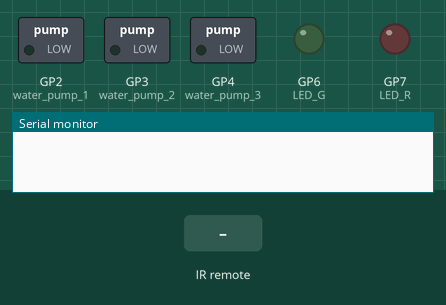
A sketch run on a simulated Raspberry Pi Pico. Parts: switched loads named in the sketch (green lamp = pin HIGH), output pins drawn as LEDs (lit = HIGH), the last lines printed to the serial monitor. The test bench sets the inputs (shaded band).

Above: at 1.2 s.
1.3 s: infrared code 0x40 received
At 2.0 s:
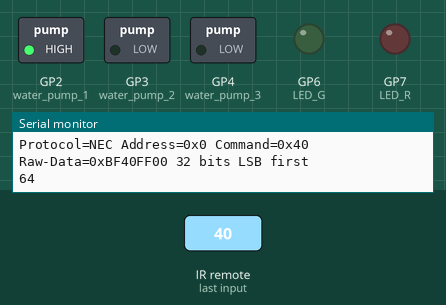
2.8 s: infrared code 0x40 received
At 3.1 s:
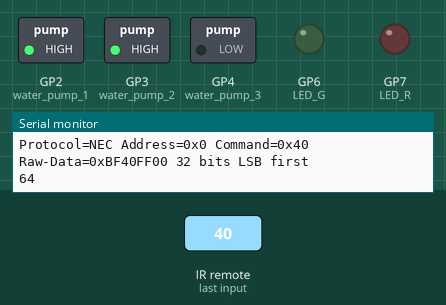
4.3 s: infrared code 0x19 received
At 5.5 s:
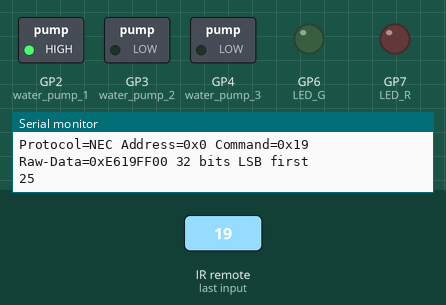
Timing chart, 0 to 7.3 s (numbered marks = the images above; inputs shaded):
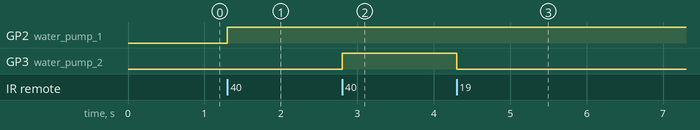

The sketch:

Basic_5_IR_remote_control_water_pumps.ino
```cpp
#include <IRremote.h>     // IR remote header file
#include <Arduino.h>
#include "PinDefinitionsAndMore.h"
#include <IRremote.hpp>  // include the library

#define water_pump_1 2
#define water_pump_2 3
#define water_pump_3 4

#define IR_RECEIVER_PIN 5
#define DECODE_NEC

#define LED_G  6  // Green_LED
#define LED_R  7  // Red_LED

void setup() {
    Serial.begin(115200);

    pinMode(LED_G, OUTPUT);
    pinMode(LED_R, OUTPUT);

    pinMode(water_pump_1, OUTPUT);
    pinMode(water_pump_2, OUTPUT);
    pinMode(water_pump_3, OUTPUT);

    // enable IR
    IrReceiver.begin(IR_RECEIVER_PIN, ENABLE_LED_FEEDBACK);

    printActiveIRProtocols(&Serial);
}

int count = 3;
int channel = 0;
const int flag = 3;  // three channels

void loop() {
   if (IrReceiver.decode()) {
    /*
      * print a summary of received data
      */
    if (IrReceiver.decodedIRData.protocol == UNKNOWN) {
      Serial.println(F("Received noise or an unknown (or not yet enabled )protocol"));
      // we have an unknown protocol here, print extend info
      IrReceiver.printIRResultRawFormatted(&Serial, true);
      IrReceiver.resume();
      // Do it here to preserve raw data for printing with printIRResultRawFormatted()
    } else {
      IrReceiver.resume();
      IrReceiver.printIRResultShort(&Serial);
      IrReceiver.printIRSendUsage(&Serial);
    }
    Serial.println();
    Serial.println(IrReceiver.decodedIRData.command);

    if (IrReceiver.decodedIRData.command == 0x40 && count % flag == 0) {
      // press on button on IR controller will generate this data 0x40
      digitalWrite(LED_G, HIGH); // turn on green led
      count+=1;  // add to count variable
      digitalWrite(water_pump_1, HIGH); // turn on the water pump 1.
      IrReceiver.resume(); // resume IR
      digitalWrite(LED_G, LOW);

    } else if (IrReceiver.decodedIRData.command == 0x40 && count % flag == 1) {
      digitalWrite(LED_G, HIGH); // turn on green led
      count+=1;  // add to count variable
      digitalWrite(water_pump_2, HIGH); // turn on the water pump 2.
      IrReceiver.resume(); // resume IR
       digitalWrite(LED_G, LOW);
    } else if (IrReceiver.decodedIRData.command == 0x40 && count % flag == 2) {
      digitalWrite(LED_G, HIGH); // turn on green led
      count+=1;  // add to count variable
      digitalWrite(water_pump_3, HIGH); // turn on the water pump 3.
      IrReceiver.resume(); // resume IR
       digitalWrite(LED_G, LOW);
    } else if (IrReceiver.decodedIRData.command == 0x19 && count % flag == 1) {
      digitalWrite(LED_R, HIGH); // turn off green led
      count+=1;  // add to count variable
      digitalWrite(water_pump_1, LOW); // turn on the water pump 1.
      IrReceiver.resume();
      digitalWrite(LED_R, LOW); // turn on red led

    } else if (IrReceiver.decodedIRData.command == 0x19 && count % flag == 2) {
      digitalWrite(LED_R, HIGH); // turn off green led
      count+=1;  // add to count variable
      digitalWrite(water_pump_2, LOW); // turn on the water pump 1.
      IrReceiver.resume();
      digitalWrite(LED_R, LOW); // turn on red led

    } else if (IrReceiver.decodedIRData.command == 0x19 && count % flag == 0) {
      digitalWrite(LED_R, HIGH); // turn off green led
      count+=1;  // add to count variable
      digitalWrite(water_pump_3, LOW); // turn on the water pump 1.
      IrReceiver.resume();
      digitalWrite(LED_R, LOW); // turn on red led
    }
   }
}
```

PinDefinitionsAndMore.h
```cpp
// (licence header left out)
/*
 * Pin mapping table for different platforms
 *
 * Platform     IR input    IR output   Tone      Core/Pin schema
 * --------------------------------------------------------------
 * DEFAULT/AVR  2           3           4         Arduino
 * ATtinyX5     0|PB0       4|PB4       3|PB3     ATTinyCore
 * ATtiny167    3|PA3       2|PA2       7|PA7     ATTinyCore
 * ATtiny167    9|PA3       8|PA2       5|PA7     Digispark original core
 * ATtiny84      |PB2        |PA4        |PA3     ATTinyCore
 * ATtiny88     3|PD3       4|PD4       9|PB1     ATTinyCore
 * ATtiny3217  18|PA1      19|PA2      20|PA3     MegaTinyCore
 * ATtiny1604   2           3|PA5       %
 * ATtiny816   14|PA1      16|PA3       1|PA5     MegaTinyCore
 * ATtiny1614   8|PA1      10|PA3       1|PA5     MegaTinyCore
 * SAMD21       3           4           5
 * ESP8266      14|D5       12|D6       %
 * ESP32        15          4          27
 * ESP32-C3     6           7          10
 * BluePill     PA6         PA7       PA3
 * APOLLO3      11          12          5
 * RP2040       3|GPIO15    4|GPIO16    5|GPIO17
 */
//#define _IR_MEASURE_TIMING // For debugging purposes.

#if defined(__AVR__)
#if defined(__AVR_ATtiny25__) || defined(__AVR_ATtiny45__) || defined(__AVR_ATtiny85__) // Digispark board. For use with ATTinyCore.
#include "ATtinySerialOut.hpp" // TX is at pin 2 - Available as Arduino library "ATtinySerialOut". Saves 700 bytes program memory and 70 bytes RAM for ATtinyCore.
#define IR_RECEIVE_PIN  PIN_PB0
#define IR_SEND_PIN     PIN_PB4 // Pin 2 is serial output with ATtinySerialOut. Pin 1 is internal LED and Pin3 is USB+ with pullup on Digispark board.
#define TONE_PIN        PIN_PB3
#define _IR_TIMING_TEST_PIN PIN_PB3

#  elif defined(__AVR_ATtiny87__) || defined(__AVR_ATtiny167__) // Digispark pro board
#include "ATtinySerialOut.hpp" // Available as Arduino library "ATtinySerialOut"
// For ATtiny167 Pins PB6 and PA3 are usable as interrupt source.
#  if defined(ARDUINO_AVR_DIGISPARKPRO)
// For use with Digispark original core
#define IR_RECEIVE_PIN   9 // PA3 - on Digispark board labeled as pin 9
//#define IR_RECEIVE_PIN  14 // PB6 / INT0 is connected to USB+ on DigisparkPro boards
#define IR_SEND_PIN      8 // PA2 - on Digispark board labeled as pin 8
#define TONE_PIN         5 // PA7 - on Digispark board labeled as pin 5
#define _IR_TIMING_TEST_PIN 10 // PA4
#  else
// For use with ATTinyCore
#define IR_RECEIVE_PIN  PIN_PA3 // On Digispark board labeled as pin 9 - INT0 is connected to USB+ on DigisparkPro boards
#define IR_SEND_PIN     PIN_PA2 // On Digispark board labeled as pin 8
#define TONE_PIN        PIN_PA7 // On Digispark board labeled as pin 5
#  endif

#  elif defined(__AVR_ATtiny84__) // For use with ATTinyCore
#include "ATtinySerialOut.hpp" // Available as Arduino library "ATtinySerialOut". Saves 128 bytes program memory.
#define IR_RECEIVE_PIN   PIN_PB2 // INT0
#define IR_SEND_PIN      PIN_PA4
#define TONE_PIN         PIN_PA3
#define _IR_TIMING_TEST_PIN PIN_PA5

#  elif defined(__AVR_ATtiny88__) // MH-ET Tiny88 board. For use with ATTinyCore.
#include "ATtinySerialOut.hpp" // Available as Arduino library "ATtinySerialOut". Saves 128 bytes program memory.
// Pin 6 is TX, pin 7 is RX
#define IR_RECEIVE_PIN   PIN_PD3 // 3 - INT1
#define IR_SEND_PIN      PIN_PD4 // 4
#define TONE_PIN         PIN_PB1 // 9
#define _IR_TIMING_TEST_PIN PIN_PB0 // 8

#  elif defined(__AVR_ATtiny1616__)  || defined(__AVR_ATtiny3216__) || defined(__AVR_ATtiny3217__) // For use with megaTinyCore
// Tiny Core Dev board
// https://www.tindie.com/products/xkimi/tiny-core-16-dev-board-attiny1616/ - Out of Stock
// https://www.tindie.com/products/xkimi/tiny-core-32-dev-board-attiny3217/ - Out of Stock
#define IR_RECEIVE_PIN   PIN_PA1 // use 18 instead of PIN_PA1 for TinyCore32
#define IR_SEND_PIN      PIN_PA2 // 19
#define TONE_PIN         PIN_PA3 // 20
#define APPLICATION_PIN  PIN_PA0 // 0
#undef LED_BUILTIN               // No LED available on the TinyCore 32 board, take the one on the programming board which is connected to the DAC output
#define LED_BUILTIN      PIN_PA6 // use 2 instead of PIN_PA6 for TinyCore32

#  elif defined(__AVR_ATtiny816__) // For use with megaTinyCore
#define IR_RECEIVE_PIN  PIN_PA1 // 14
#define IR_SEND_PIN     PIN_PA1 // 16
#define TONE_PIN        PIN_PA5 // 1
#define APPLICATION_PIN PIN_PA4 // 0
#undef LED_BUILTIN              // No LED available, take the one which is connected to the DAC output
#define LED_BUILTIN     PIN_PB5 // 4

#  elif defined(__AVR_ATtiny1614__) // For use with megaTinyCore
#define IR_RECEIVE_PIN   PIN_PA1 // 8
#define IR_SEND_PIN      PIN_PA3 // 10
#define TONE_PIN         PIN_PA5 // 1
#define APPLICATION_PIN  PIN_PA4 // 0

#  elif defined(__AVR_ATtiny1604__) // For use with megaTinyCore
#define IR_RECEIVE_PIN   PIN_PA6 // 2 - To be compatible with interrupt example, pin 2 is chosen here.
#define IR_SEND_PIN      PIN_PA7 // 3
#define APPLICATION_PIN  PIN_PB2 // 5

#define tone(...) void()      // Define as void, since TCB0_INT_vect is also used by tone()
#define noTone(a) void()
#define TONE_PIN         42 // Dummy for examples using it

#  elif defined(__AVR_ATmega1284__) || defined(__AVR_ATmega1284P__) \
|| defined(__AVR_ATmega644__) || defined(__AVR_ATmega644P__) \
|| defined(__AVR_ATmega324P__) || defined(__AVR_ATmega324A__) \
|| defined(__AVR_ATmega324PA__) || defined(__AVR_ATmega164A__) \
|| defined(__AVR_ATmega164P__) || defined(__AVR_ATmega32__) \
|| defined(__AVR_ATmega16__) || defined(__AVR_ATmega8535__) \
|| defined(__AVR_ATmega64__) || defined(__AVR_ATmega128__) \
|| defined(__AVR_ATmega1281__) || defined(__AVR_ATmega2561__) \
|| defined(__AVR_ATmega8515__) || defined(__AVR_ATmega162__)
#define IR_RECEIVE_PIN      2
#define IR_SEND_PIN        13
#define TONE_PIN            4
#define APPLICATION_PIN     5
#define ALTERNATIVE_IR_FEEDBACK_LED_PIN 6 // E.g. used for examples which use LED_BUILDIN for example output.
#define _IR_TIMING_TEST_PIN 7

#  else // Default as for ATmega328 like on Uno, Nano, Leonardo, Teensy 2.0 etc.
#define IR_RECEIVE_PIN      2 // To be compatible with interrupt example, pin 2 is chosen here.
#define IR_SEND_PIN         3
#define TONE_PIN            4
#define APPLICATION_PIN     5
#define ALTERNATIVE_IR_FEEDBACK_LED_PIN 6 // E.g. used for examples which use LED_BUILDIN for example output.
#define _IR_TIMING_TEST_PIN 7

#    if defined(ARDUINO_AVR_PROMICRO) // Sparkfun Pro Micro is __AVR_ATmega32U4__ but has different external circuit
// We have no built in LED at pin 13 -> reuse RX LED
#undef LED_BUILTIN
#define LED_BUILTIN         LED_BUILTIN_RX
#    endif
#  endif // defined(__AVR_ATtiny25__)...

#elif defined(ARDUINO_ARCH_RENESAS_UNO) // Uno R4
// To be compatible with Uno R3.
#define IR_RECEIVE_PIN      2
#define IR_SEND_PIN         3
#define TONE_PIN            4
#define APPLICATION_PIN     5
#define ALTERNATIVE_IR_FEEDBACK_LED_PIN 6 // E.g. used for examples which use LED_BUILDIN for example output.
#define _IR_TIMING_TEST_PIN 7

#elif defined(ESP8266)
#define FEEDBACK_LED_IS_ACTIVE_LOW // The LED on my board (D4) is active LOW
#define IR_RECEIVE_PIN          14 // D5
#define IR_SEND_PIN             12 // D6 - D4/pin 2 is internal LED
#define _IR_TIMING_TEST_PIN      2 // D4
#define APPLICATION_PIN         13 // D7

#define tone(...) void()      // tone() inhibits receive timer
#define noTone(a) void()
#define TONE_PIN                42 // Dummy for examples using it

#elif defined(CONFIG_IDF_TARGET_ESP32C3) || defined(ARDUINO_ESP32C3_DEV)
#define NO_LED_FEEDBACK_CODE   // The  WS2812 on pin 8 of AI-C3 board crashes if used as receive feedback LED, other I/O pins are working...
#define IR_RECEIVE_PIN           6
#define IR_SEND_PIN              7
#define TONE_PIN                10
#define APPLICATION_PIN         18

#elif defined(ESP32)
#include <Arduino.h>

// tone() is included in ESP32 core since 2.0.2
#if !defined(ESP_ARDUINO_VERSION_VAL)
#define ESP_ARDUINO_VERSION_VAL(major, minor, patch) 12345678
#endif
#if ESP_ARDUINO_VERSION  <= ESP_ARDUINO_VERSION_VAL(2, 0, 2)
#define TONE_LEDC_CHANNEL        1  // Using channel 1 makes tone() independent of receiving timer -> No need to stop receiving timer.
void tone(uint8_t aPinNumber, unsigned int aFrequency){
    ledcAttachPin(aPinNumber, TONE_LEDC_CHANNEL);
    ledcWriteTone(TONE_LEDC_CHANNEL, aFrequency);
}
void tone(uint8_t aPinNumber, unsigned int aFrequency, unsigned long aDuration){
    ledcAttachPin(aPinNumber, TONE_LEDC_CHANNEL);
    ledcWriteTone(TONE_LEDC_CHANNEL, aFrequency);
    delay(aDuration);
    ledcWriteTone(TONE_LEDC_CHANNEL, 0);
}
void noTone(uint8_t aPinNumber){
    ledcWriteTone(TONE_LEDC_CHANNEL, 0);
}
#endif // ESP_ARDUINO_VERSION  <= ESP_ARDUINO_VERSION_VAL(2, 0, 2)

#define IR_RECEIVE_PIN          15  // D15
#define IR_SEND_PIN              4  // D4
#define TONE_PIN                27  // D27 25 & 26 are DAC0 and 1
#define APPLICATION_PIN         16  // RX2 pin

#elif defined(ARDUINO_ARCH_STM32) || defined(ARDUINO_ARCH_STM32F1) // BluePill
// Timer 3 blocks PA6, PA7, PB0, PB1 for use by Servo or tone()
#define IR_RECEIVE_PIN          PA6
#define IR_RECEIVE_PIN_STRING   "PA6"
#define IR_SEND_PIN             PA7
#define IR_SEND_PIN_STRING      "PA7"
#define TONE_PIN                PA3
#define _IR_TIMING_TEST_PIN     PA5
#define APPLICATION_PIN         PA2
#define APPLICATION_PIN_STRING  "PA2"
#  if defined(ARDUINO_GENERIC_STM32F103C) || defined(ARDUINO_BLUEPILL_F103C8)
// BluePill LED is active low
#define FEEDBACK_LED_IS_ACTIVE_LOW
#  endif

#elif defined(ARDUINO_ARCH_APOLLO3) // Sparkfun Apollo boards
#define IR_RECEIVE_PIN  11
#define IR_SEND_PIN     12
#define TONE_PIN         5

#elif defined(ARDUINO_ARCH_MBED) && defined(ARDUINO_ARCH_MBED_NANO) // Arduino Nano 33 BLE
#define IR_RECEIVE_PIN      3   // GPIO15 Start with pin 3 since pin 2|GPIO25 is connected to LED on Pi pico
#define IR_SEND_PIN         4   // GPIO16
#define TONE_PIN            5
#define APPLICATION_PIN     6
#define ALTERNATIVE_IR_FEEDBACK_LED_PIN 7 // E.g. used for examples which use LED_BUILDIN for example output.
#define _IR_TIMING_TEST_PIN 8

#elif defined(ARDUINO_ARCH_RP2040) // Arduino Nano Connect, Pi Pico with arduino-pico core https://github.com/earlephilhower/arduino-pico
#define IR_RECEIVE_PIN      15  // GPIO15 to be compatible with the Arduino Nano RP2040 Connect (pin3)
#define IR_SEND_PIN         16  // GPIO16
#define TONE_PIN            17
#define APPLICATION_PIN     18
#define ALTERNATIVE_IR_FEEDBACK_LED_PIN 19 // E.g. used for examples which use LED_BUILDIN for example output.
#define _IR_TIMING_TEST_PIN 20

// If you program the Nano RP2040 Connect with this core, then you must redefine LED_BUILTIN
// and use the external reset with 1 kOhm to ground to enter UF2 mode
#undef LED_BUILTIN
#define LED_BUILTIN          6

#elif defined(PARTICLE) // !!!UNTESTED!!!
#define IR_RECEIVE_PIN      A4
#define IR_SEND_PIN         A5 // Particle supports multiple pins

#define LED_BUILTIN         D7

/*
 * 4 times the same (default) layout for easy adaption in the future
 */
#elif defined(TEENSYDUINO) // Teensy 2.0 is handled at default for ATmega328 like on Uno, Nano, Leonardo etc.
#define IR_RECEIVE_PIN      2
#define IR_SEND_PIN         3
#define TONE_PIN            4
#define APPLICATION_PIN     5
#define ALTERNATIVE_IR_FEEDBACK_LED_PIN 6 // E.g. used for examples which use LED_BUILDIN for example output.
#define _IR_TIMING_TEST_PIN 7

#elif defined(ARDUINO_ARCH_MBED) // Arduino Nano 33 BLE
#define IR_RECEIVE_PIN      2
#define IR_SEND_PIN         3
#define TONE_PIN            4
#define APPLICATION_PIN     5
#define ALTERNATIVE_IR_FEEDBACK_LED_PIN 6 // E.g. used for examples which use LED_BUILDIN for example output.
#define _IR_TIMING_TEST_PIN 7

#elif defined(ARDUINO_ARCH_SAMD) || defined(ARDUINO_ARCH_SAM)
#define IR_RECEIVE_PIN      2
#define IR_SEND_PIN         3
#define TONE_PIN            4
#define APPLICATION_PIN     5
#define ALTERNATIVE_IR_FEEDBACK_LED_PIN 6 // E.g. used for examples which use LED_BUILDIN for example output.
#define _IR_TIMING_TEST_PIN 7

#if !defined(ARDUINO_SAMD_ADAFRUIT) && !defined(ARDUINO_SEEED_XIAO_M0)
// On the Zero and others we switch explicitly to SerialUSB
#define Serial SerialUSB
#endif

// Definitions for the Chinese SAMD21 M0-Mini clone, which has no led connected to D13/PA17.
// Attention!!! D2 and D4 are swapped on these boards!!!
// If you connect the LED, it is on pin 24/PB11. In this case activate the next two lines.
//#undef LED_BUILTIN
//#define LED_BUILTIN 24 // PB11
// As an alternative you can choose pin 25, it is the RX-LED pin (PB03), but active low.In this case activate the next 3 lines.
//#undef LED_BUILTIN
//#define LED_BUILTIN 25 // PB03
//#define FEEDBACK_LED_IS_ACTIVE_LOW // The RX LED on the M0-Mini is active LOW

#elif defined (NRF51) // BBC micro:bit
#define IR_RECEIVE_PIN      2
#define IR_SEND_PIN         3
#define APPLICATION_PIN     1
#define _IR_TIMING_TEST_PIN 4

#define tone(...) void()    // no tone() available
#define noTone(a) void()
#define TONE_PIN           42 // Dummy for examples using it

#else
#warning Board / CPU is not detected using pre-processor symbols -> using default values, which may not fit. Please extend PinDefinitionsAndMore.h.
// Default valued for unidentified boards
#define IR_RECEIVE_PIN      2
#define IR_SEND_PIN         3
#define TONE_PIN            4
#define APPLICATION_PIN     5
#define ALTERNATIVE_IR_FEEDBACK_LED_PIN 6 // E.g. used for examples which use LED_BUILDIN for example output.
#define _IR_TIMING_TEST_PIN 7
#endif // defined(ESP8266)

#if defined(ESP32) || defined(ARDUINO_ARCH_RP2040) || defined(PARTICLE) || defined(ARDUINO_ARCH_MBED)
#define SEND_PWM_BY_TIMER // We do not have pin restrictions for this CPU's, so lets use the hardware PWM for send carrier signal generation
#else
# if defined(SEND_PWM_BY_TIMER)
#undef IR_SEND_PIN // SendPin is determined by timer! This avoids warnings in IRremote.hpp and IRTimer.hpp
#  endif
#endif

#if !defined (FLASHEND)
#define FLASHEND 0xFFFF // Dummy value for platforms where FLASHEND is not defined
#endif
#if !defined (RAMEND)
#define RAMEND 0xFFFF // Dummy value for platforms where RAMEND is not defined
#endif
#if !defined (RAMSIZE)
#define RAMSIZE 0xFFFF // Dummy value for platforms where RAMSIZE is not defined
#endif

/*
 * Helper macro for getting a macro definition as string
 */
#if !defined(STR_HELPER)
#define STR_HELPER(x) #x
#define STR(x) STR_HELPER(x)
#endif
```

Measured:
- after the input at 1.3 s, GP2 (water_pump_1): LOW → HIGH at once
- after the input at 2.8 s, GP3 (water_pump_2): LOW → HIGH at once
- after the input at 4.3 s, GP3 (water_pump_2): HIGH → LOW at once
